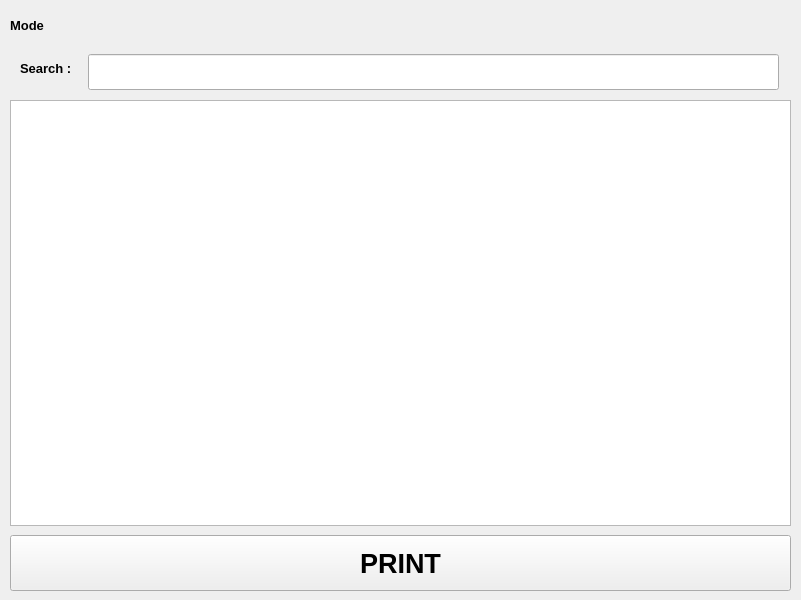
<?xml version="1.0" encoding="UTF-8"?>
<ui version="4.0">
 <class>Form</class>
 <widget class="QWidget" name="Form">
  <property name="geometry">
   <rect>
    <x>0</x>
    <y>0</y>
    <width>801</width>
    <height>600</height>
   </rect>
  </property>
  <property name="font">
   <font>
    <pointsize>10</pointsize>
   </font>
  </property>
  <property name="windowTitle">
   <string>Form</string>
  </property>
  <widget class="QWidget" name="layoutModeSwitch" native="true">
   <property name="geometry">
    <rect>
     <x>10</x>
     <y>10</y>
     <width>211</width>
     <height>31</height>
    </rect>
   </property>
   <layout class="QHBoxLayout" name="horizontalLayout">
    <item>
     <widget class="QLabel" name="labelMode">
      <property name="font">
       <font>
        <pointsize>10</pointsize>
        <weight>75</weight>
        <bold>true</bold>
       </font>
      </property>
      <property name="text">
       <string>Mode</string>
      </property>
     </widget>
    </item>
   </layout>
  </widget>
  <widget class="QTableView" name="tableView">
   <property name="geometry">
    <rect>
     <x>10</x>
     <y>100</y>
     <width>781</width>
     <height>426</height>
    </rect>
   </property>
   <property name="font">
    <font>
     <pointsize>10</pointsize>
    </font>
   </property>
   <property name="editTriggers">
    <set>QAbstractItemView::NoEditTriggers</set>
   </property>
   <property name="selectionMode">
    <enum>QAbstractItemView::MultiSelection</enum>
   </property>
   <property name="selectionBehavior">
    <enum>QAbstractItemView::SelectRows</enum>
   </property>
  </widget>
  <widget class="QWidget" name="layoutModeComport_2" native="true">
   <property name="geometry">
    <rect>
     <x>15</x>
     <y>45</y>
     <width>776</width>
     <height>46</height>
    </rect>
   </property>
   <widget class="QLineEdit" name="edSearch">
    <property name="geometry">
     <rect>
      <x>73</x>
      <y>9</y>
      <width>691</width>
      <height>36</height>
     </rect>
    </property>
    <property name="font">
     <font>
      <pointsize>10</pointsize>
      <weight>50</weight>
      <bold>false</bold>
     </font>
    </property>
   </widget>
   <widget class="QLabel" name="labelSearch">
    <property name="geometry">
     <rect>
      <x>5</x>
      <y>15</y>
      <width>58</width>
      <height>16</height>
     </rect>
    </property>
    <property name="font">
     <font>
      <pointsize>10</pointsize>
      <weight>75</weight>
      <bold>true</bold>
     </font>
    </property>
    <property name="text">
     <string>Search : </string>
    </property>
   </widget>
  </widget>
  <widget class="QPushButton" name="btnPrint">
   <property name="geometry">
    <rect>
     <x>10</x>
     <y>535</y>
     <width>781</width>
     <height>56</height>
    </rect>
   </property>
   <property name="font">
    <font>
     <pointsize>20</pointsize>
     <weight>75</weight>
     <bold>true</bold>
    </font>
   </property>
   <property name="text">
    <string>PRINT</string>
   </property>
  </widget>
 </widget>
 <resources>
  <include location="../resources.qrc"/>
 </resources>
 <connections/>
</ui>
